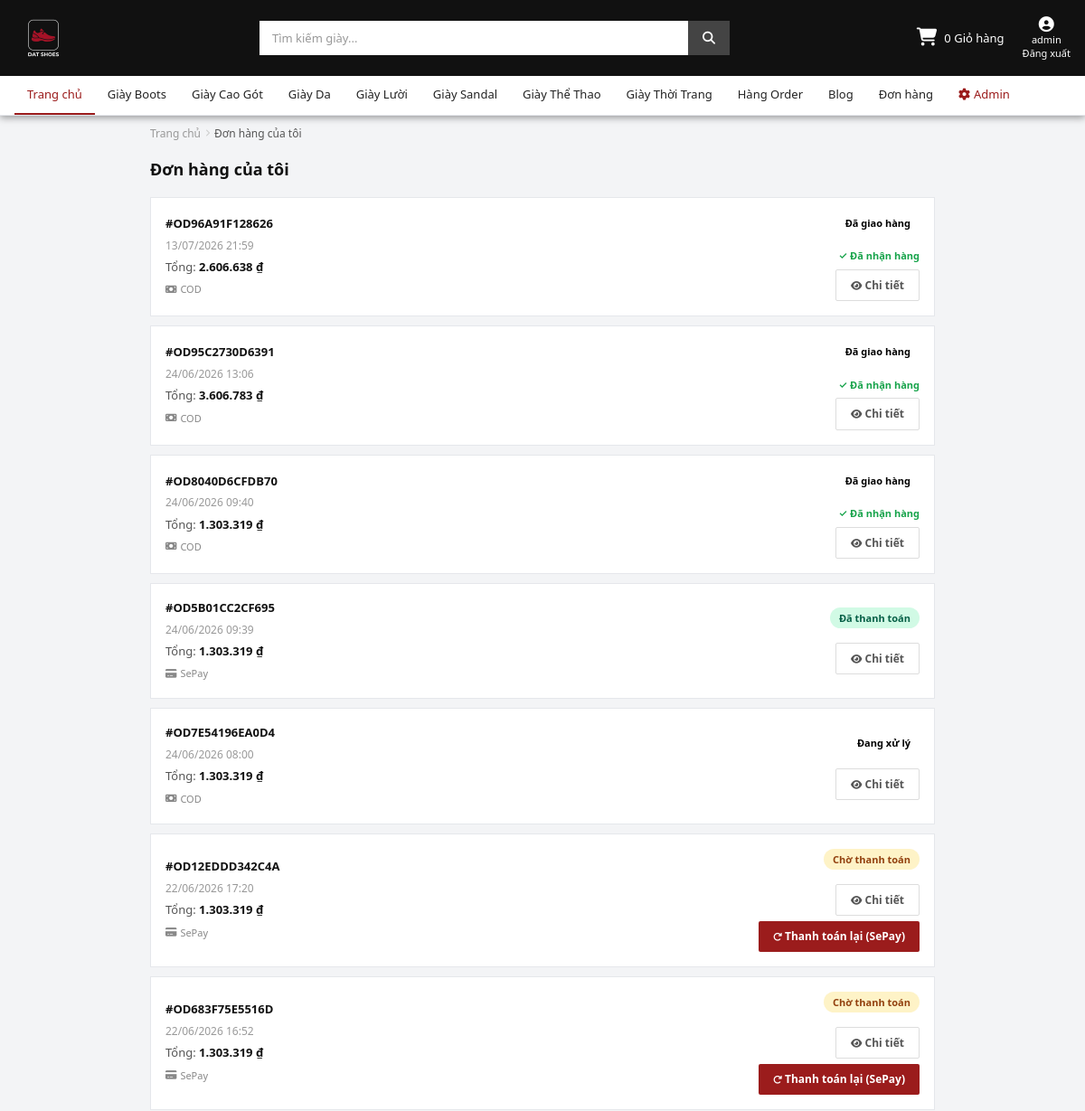
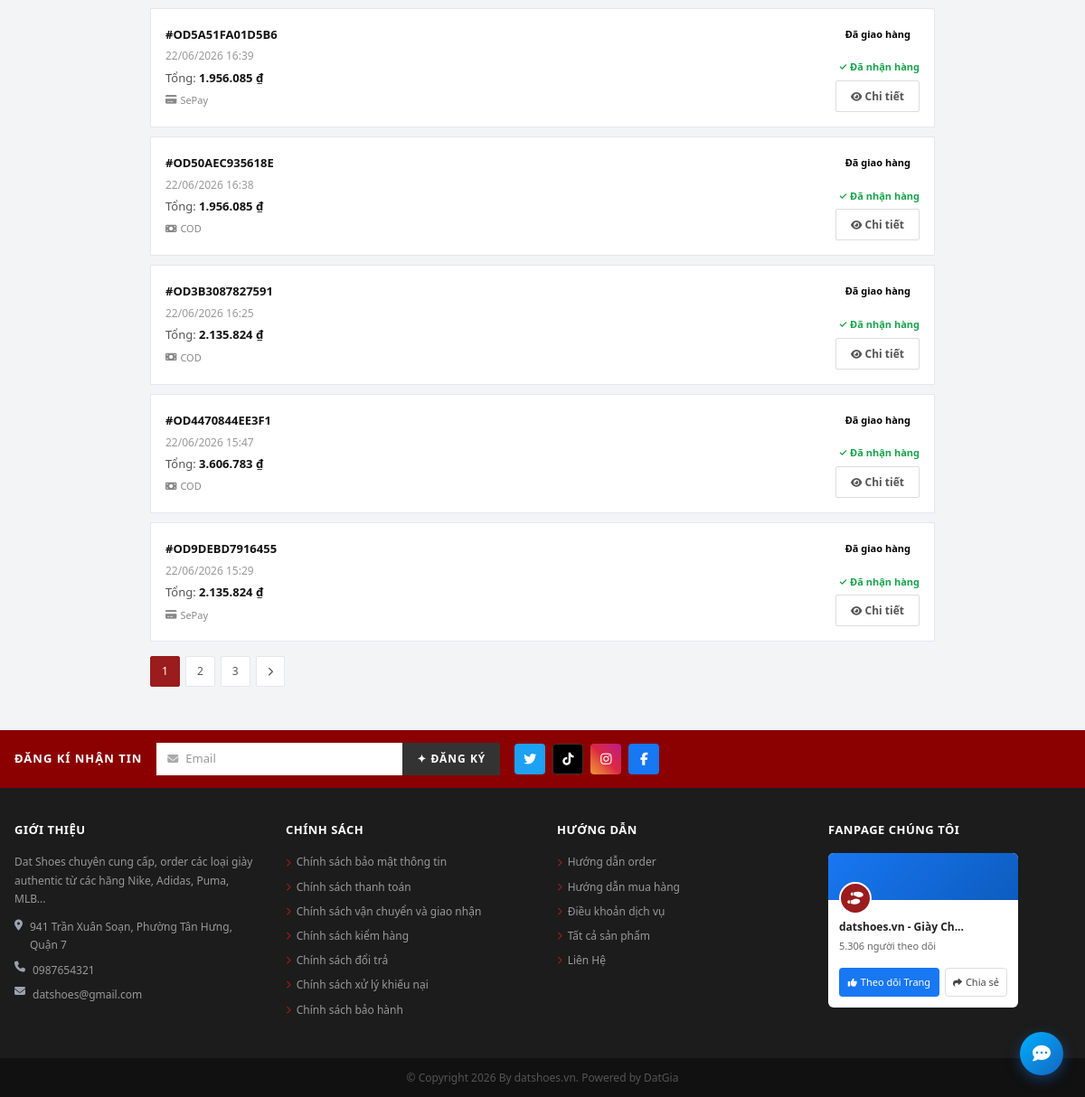
The app's page /cart/orders/ (signed in), older data (2 pictures, top to bottom).
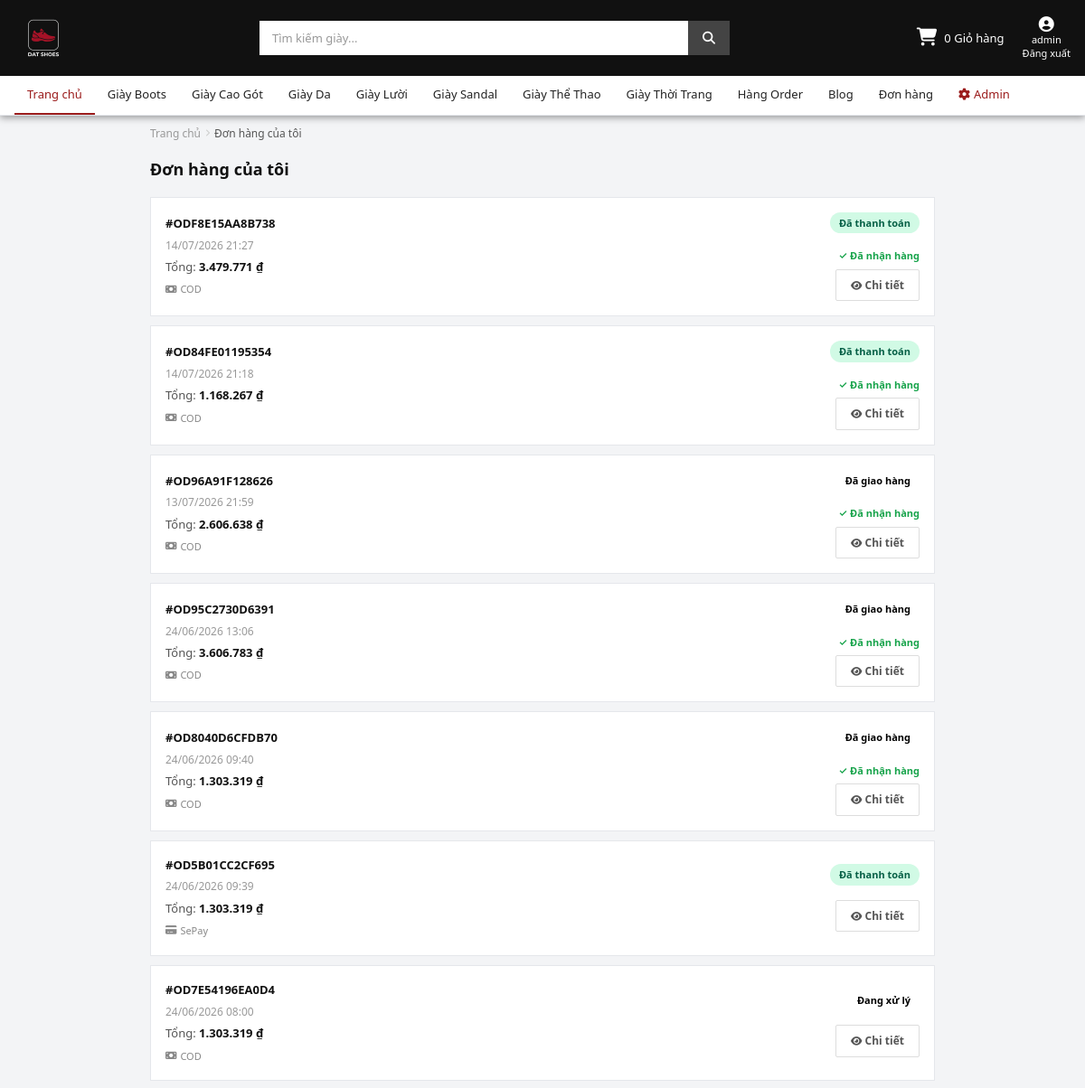
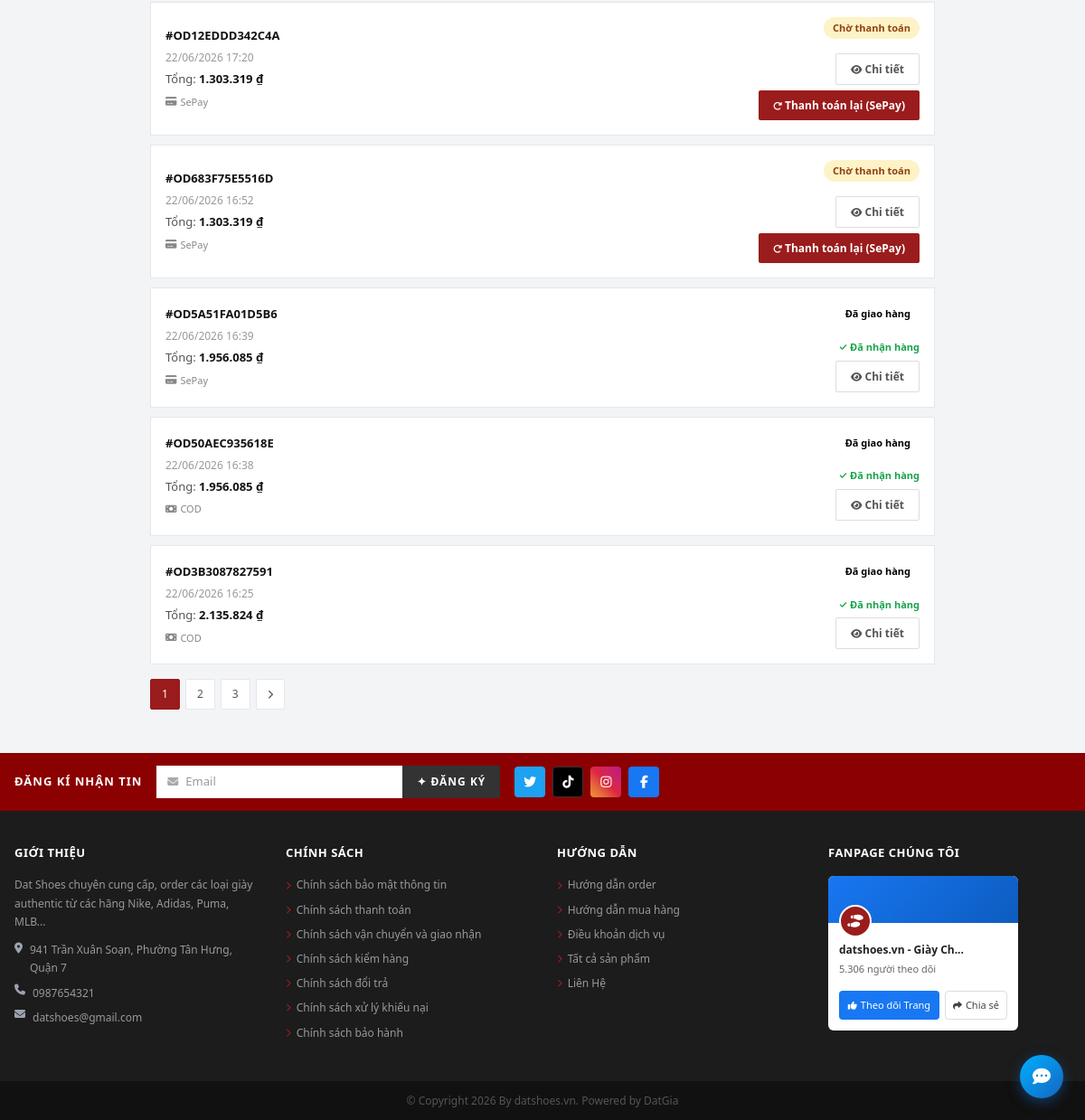
The same page, newer data (2 pictures, top to bottom).
### apps/products/models.py (models this page shows, shortened)
class Category(models.Model):
    name = models.CharField(max_length=100, unique=True,
                            verbose_name="Tên loại giày")
    slug = models.SlugField(max_length=120, unique=True, blank=True)
    description = models.TextField(blank=True, verbose_name="Mô tả")
    image = models.ImageField(upload_to='categories/', blank=True, null=True)
    is_active = models.BooleanField(default=True)
    class Meta:
        verbose_name = "Danh mục"
        verbose_name_plural = "Danh mục"

### apps/cart/models.py (models this page shows, shortened)
class Order(models.Model):
    class PaymentStatus(models.TextChoices):
        PENDING = 'pending', 'Chờ thanh toán'
        PAID    = 'paid',    'Đã thanh toán'
        FAILED  = 'failed',  'Thanh toán thất bại'
    class OrderStatus(models.TextChoices):
        NEW        = 'new',        'Mới tạo'
        PROCESSING = 'processing', 'Đang xử lý'
        SHIPPED    = 'shipped',    'Đang giao hàng'
        DELIVERED  = 'delivered',  'Đã giao hàng'
        CANCELLED  = 'cancelled',  'Đã hủy'
    class Status(models.TextChoices):
        PENDING     = 'pending',     'Chờ thanh toán'
        PAID        = 'paid',        'Đã thanh toán'
        PROCESSING  = 'processing',  'Đang xử lý'
        SHIPPED     = 'shipped',     'Đang giao hàng'
        DELIVERED   = 'delivered',   'Đã giao hàng'
        FAILED      = 'failed',      'Thanh toán thất bại'
        CANCELLED   = 'cancelled',   'Đã hủy'
    class PaymentMethod(models.TextChoices):
        MOMO  = 'momo',  'MoMo'
        SEPAY = 'sepay', 'SePay'
        COD   = 'cod',   'COD'
    user = models.ForeignKey(
        settings.AUTH_USER_MODEL,
        on_delete=models.SET_NULL,
        null=True, blank=True,
        related_name='orders',
    )
    code        = models.CharField(max_length=32, unique=True, blank=True)
    full_name   = models.CharField(max_length=120, blank=True)
    phone       = models.CharField(max_length=20, blank=True)
    email       = models.EmailField(blank=True)
    address     = models.CharField(max_length=255, blank=True)
    note        = models.TextField(blank=True)
    total_amount    = models.DecimalField(max_digits=12, decimal_places=0)
    discount_amount = models.DecimalField(max_digits=12, decimal_places=0, default=0, verbose_name='Số tiền giảm')
    voucher      = models.ForeignKey('Voucher', on_delete=models.SET_NULL, null=True, blank=True, related_name='orders')
    voucher_code = models.CharField(max_length=50, blank=True, verbose_name='Mã voucher (lưu lại)')
    payment_status = models.CharField(
        max_length=20,
        choices=PaymentStatus.choices,
        default=PaymentStatus.PENDING,
        verbose_name='Trạng thái thanh toán',
    )
    order_status = models.CharField(
        max_length=20,
        choices=OrderStatus.choices,
        default=OrderStatus.NEW,
        verbose_name='Trạng thái đơn hàng',
    )
    status = models.CharField(
        max_length=20,
        choices=Status.choices,
        default=Status.PENDING,
        verbose_name='Trạng thái (legacy)',
    )
    payment_method = models.CharField(max_length=20, choices=PaymentMethod.choices, default=PaymentMethod.MOMO)
    delivered_at       = models.DateTimeField(null=True, blank=True, verbose_name='Thời gian nhận hàng')
    delivery_confirmed = models.BooleanField(default=False, verbose_name='Đã xác nhận nhận hàng')
    momo_order_id        = models.CharField(max_length=100, blank=True, unique=True, null=True)
    momo_request_id      = models.CharField(max_length=100, blank=True, unique=True, null=True)
    momo_trans_id        = models.CharField(max_length=100, blank=True, null=True)
    momo_result_code     = models.IntegerField(blank=True, null=True)
    momo_message         = models.CharField(max_length=255, blank=True)
    momo_pay_url         = models.URLField(blank=True)
    momo_response_payload = models.TextField(blank=True)
    sepay_invoice_number = models.CharField(max_length=64, blank=True, verbose_name='SePay invoice number')
    sepay_transaction_id = models.CharField(max_length=100, blank=True, null=True, verbose_name='SePay transaction ID')
    sepay_pay_url        = models.URLField(blank=True, verbose_name='SePay checkout URL')
    sepay_status         = models.CharField(max_length=32, blank=True, verbose_name='SePay order status')
    sepay_ipn_payload    = models.TextField(blank=True, verbose_name='SePay IPN raw payload')
    created_at = models.DateTimeField(auto_now_add=True)
    updated_at = models.DateTimeField(auto_now=True)
    class Meta:
        ordering = ['-created_at']
        verbose_name = 'Đơn hàng'
        verbose_name_plural = 'Đơn hàng'

### apps/cart/views.py (the view)
# urls.py: path('orders/', views.orders_list, name='orders_list'),
def orders_list(request):
    qs = Order.objects.filter(user=request.user).order_by("-created_at")
    paginator = Paginator(qs, 12)
    page = request.GET.get("page")
    page_obj = paginator.get_page(page)
    return render(
        request,
        "orders/order_list.html",
        {"page_obj": page_obj, "paginator": paginator},
    )

### templates/orders/order_list.html (shortened to what this page needs)
{% extends 'base.html' %}
{% load static %}
{% load format_money %}
{% block content %}
<div class="ol-page">
<div class="ol-container">
  <nav class="ol-bc">
    <a href="{% url 'landing' %}">Trang chủ</a>
    <i class="fas fa-chevron-right"></i>
    <span style="color:#555;">Đơn hàng của tôi</span>
  </nav>
  <div class="ol-header">Đơn hàng của tôi</div>
  {% if page_obj.object_list %}
    {% for order in page_obj.object_list %}
    <div class="ol-card">
      <div>
        <div class="ol-code">#{{ order.code }}</div>
        <div class="ol-date">{{ order.created_at|date:"d/m/Y H:i" }}</div>
        <div class="ol-total">
          Tổng: <strong>{{ order.total_amount|vnd }}</strong>
        </div>
        <div class="ol-method">
          {% if order.payment_method == 'sepay' %}
            <i class="fas fa-credit-card"></i> SePay
          {% elif order.payment_method == 'momo' %}
            <i class="fas fa-wallet"></i> MoMo
          {% else %}
            <i class="fas fa-money-bill"></i> {{ order.get_payment_method_display }}
          {% endif %}
        </div>
      </div>
      <div class="ol-actions">
        <span class="ol-status {{ order.status }}">{{ order.get_status_display }}</span>
        {% if order.delivery_confirmed %}
        <span style="font-size:11px; color:#16a34a; font-weight:600;">✓ Đã nhận hàng</span>
        {% endif %}
        <a href="{% url 'cart:order_detail' order.code %}" class="btn-ol-detail">
          <i class="fas fa-eye" style="font-size:11px;"></i> Chi tiết
        </a>
        {% if order.status == 'pending' or order.status == 'failed' %}
        <form action="{% url 'cart:order_retry' order.code %}" method="post">
          <button type="submit" class="btn-ol-retry">
            <i class="fas fa-redo" style="font-size:10px;"></i>
            Thanh toán lại
            {% if order.payment_method == 'sepay' %}(SePay){% elif order.payment_method == 'momo' %}(MoMo){% endif %}
          </button>
        </form>
        {% endif %}
      </div>
    </div>
    {% endfor %}
    <div class="ol-pagination">
      {% for num in paginator.page_range %}
      <a href="?page={{ num }}" class="ol-page-btn {% if num == page_obj.number %}active{% endif %}">{{ num }}</a>
      {% endfor %}
      {% if page_obj.has_next %}
      <a href="?page={{ page_obj.next_page_number }}" class="ol-page-btn">
        <i class="fas fa-chevron-right" style="font-size:10px;"></i>
      </a>
      {% endif %}
    </div>
  {% else %}
  <div class="ol-empty">
    <div><i class="fas fa-receipt"></i></div>
    <p>Bạn chưa có đơn hàng nào.</p>
    <a href="{% url 'products:product_list' %}">Mua sắm ngay</a>
  </div>
  {% endif %}
</div>
</div>
{% endblock %}

### templates/base.html (shortened to what this page needs)
{% load static %}
<!doctype html>
<html lang="vi">
<head>
	<link rel="stylesheet" href="https://cdnjs.cloudflare.com/ajax/libs/font-awesome/6.6.0/css/all.min.css" />
	<link rel="stylesheet" href="{% static 'css/main.css' %}" />
</head>
<body>
	<header class="site-header" style="position:sticky; top:0; z-index:100;">
		<div style="max-width:1200px; margin:0 auto; padding:10px 16px; display:flex; align-items:center; justify-content: space-between;gap:16px;">
			<a href="{% url 'landing' %}" style="flex-shrink:0; display:block;">
				<img src="{% static 'images/logo.png' %}" alt="Dat Shoes" style="height:64px; width:auto; display:block;" />
			</a>
			<div class="header-center" style="flex:1; display:flex; justify-content:center;">
				<form class="search-bar" method="get" action="{% url 'products:product_list' %}">
					<input type="text" name="q" placeholder="Tìm kiếm giày..." value="{{ request.GET.q }}"
						aria-label="Tìm kiếm sản phẩm" />
					<button type="submit" aria-label="Tìm kiếm"><i class="fas fa-search"></i></button>
				</form>
			</div>
			<div class="header-util" style="flex-shrink:0;">
				<a href="{% url 'cart:cart_detail' %}" class="cart-link">
					<div class="cart-icon">
						<i class="fas fa-shopping-cart"></i>
					</div>
					<span>{{ cart_count|default:0 }} Giỏ hàng</span>
				</a>
				{% if user.is_authenticated %}
				<a href="{% url 'accounts:logout' %}" class="util-link">
					<i class="fas fa-user-circle"></i>
					<span>{{ user.username|truncatechars:10 }}</span>
					<span>Đăng xuất</span>
				</a>
				{% else %}
				<a href="{% url 'accounts:login' %}" class="util-link">
					<i class="fas fa-user"></i>
					<span>Đăng nhập</span>
					<span>Đăng ký</span>
				</a>
				{% endif %}
			</div>
		</div>
		<nav class="site-nav">
			<div style="max-width:1200px; margin:0 auto; padding:0 16px;">
				<ul class="nav-list" id="mainNavList">
					<li class="active">
						<a href="{% url 'landing' %}">Trang chủ</a>
					</li>
					{% for category in categories %}
					<li>
						<a href="{% url 'products:category_detail' category.slug %}">
							{{ category.name }}
						</a>
					</li>
					{% endfor %}
					<li><a href="#">Hàng Order</a></li>
					<li><a href="#">Blog</a></li>
					{% if user.is_authenticated %}
					<li><a href="{% url 'cart:orders_list' %}">Đơn hàng</a></li>
					{% endif %}
					{% if user.is_staff %}
					<li>
						<a href="{% url 'admin:index' %}" style="color: var(--dee-red);">
							<i class="fas fa-cog"></i> Admin
						</a>
					</li>
					{% endif %}
				</ul>
			</div>
		</nav>
	</header>
	<main>
		{% block content %}{% endblock %}
	</main>
	<footer>
		<div class="footer-newsletter">
			<div class="newsletter-inner">
				<span class="newsletter-title">ĐĂNG KÍ NHẬN TIN</span>
				<form class="newsletter-form">
					<div class="email-wrap">
						<i class="fas fa-envelope"></i>
						<input type="email" placeholder="Email" aria-label="Email đăng ký nhận tin" />
					</div>
					<button type="submit">✦ ĐĂNG KÝ</button>
				</form>
				<div class="social-icons">
					<a href="#" class="social-icon social-twitter" aria-label="Twitter">
						<i class="fab fa-twitter"></i>
					</a>
					<a href="#" class="social-icon social-tiktok" aria-label="TikTok">
						<i class="fab fa-tiktok"></i>
					</a>
					<a href="#" class="social-icon social-ig" aria-label="Instagram">
						<i class="fab fa-instagram"></i>
					</a>
					<a href="#" class="social-icon social-fb" aria-label="Facebook">
						<i class="fab fa-facebook-f"></i>
					</a>
				</div>
			</div>
		</div>
		<div class="footer-main">
			<div class="footer-grid">
				<div class="footer-col">
					<h5 class="footer-col-title">GIỚI THIỆU</h5>
					<p>Dat Shoes chuyên cung cấp, order các loại giày authentic từ các hãng Nike, Adidas, Puma, MLB...
					</p>
					<address>
						<div style="display:flex; gap:8px; margin-top:10px;">
							<i class="fas fa-map-marker-alt" style="color:#9ca3af; margin-top:2px; flex-shrink:0;"></i>
							<span>941 Trần Xuân Soạn, Phường Tân Hưng, Quận 7</span>
						</div>
						<div style="display:flex; gap:8px; margin-top:8px;">
							<i class="fas fa-phone" style="color:#9ca3af; flex-shrink:0;"></i>
							<span>0987654321</span>
						</div>
						<div style="display:flex; gap:8px; margin-top:6px;">
							<i class="fas fa-envelope" style="color:#9ca3af; flex-shrink:0;"></i>
							<span>datshoes@gmail.com</span>
						</div>
					</address>
				</div>
				<div class="footer-col">
					<h5 class="footer-col-title">CHÍNH SÁCH</h5>
					<ul class="footer-col-links">
						<li><a href="#"><i class="fas fa-chevron-right"></i>Chính sách bảo mật thông tin</a></li>
						<li><a href="#"><i class="fas fa-chevron-right"></i>Chính sách thanh toán</a></li>
						<li><a href="#"><i class="fas fa-chevron-right"></i>Chính sách vận chuyển và giao nhận</a></li>
						<li><a href="#"><i class="fas fa-chevron-right"></i>Chính sách kiểm hàng</a></li>
						<li><a href="#"><i class="fas fa-chevron-right"></i>Chính sách đổi trả</a></li>
						<li><a href="#"><i class="fas fa-chevron-right"></i>Chính sách xử lý khiếu nại</a></li>
						<li><a href="#"><i class="fas fa-chevron-right"></i>Chính sách bảo hành</a></li>
					</ul>
				</div>
				<div class="footer-col">
					<h5 class="footer-col-title">HƯỚNG DẪN</h5>
					<ul class="footer-col-links">
						<li><a href="#"><i class="fas fa-chevron-right"></i>Hướng dẫn order</a></li>
						<li><a href="#"><i class="fas fa-chevron-right"></i>Hướng dẫn mua hàng</a></li>
						<li><a href="#"><i class="fas fa-chevron-right"></i>Điều khoản dịch vụ</a></li>
						<li><a href="{% url 'products:product_list' %}"><i class="fas fa-chevron-right"></i>Tất cả sản
								phẩm</a></li>
						<li><a href="#"><i class="fas fa-chevron-right"></i>Liên Hệ</a></li>
					</ul>
				</div>
				<div class="footer-col">
					<h5 class="footer-col-title">FANPAGE CHÚNG TÔI</h5>
					<div class="fanpage-widget">
						<div class="fanpage-cover">
							<div class="fanpage-avatar">
								<i class="fas fa-shoe-prints"></i>
							</div>
						</div>
						<div class="fanpage-info">
							<div class="fanpage-name">datshoes.vn - Giày Ch...</div>
							<div class="fanpage-followers">5.306 người theo dõi</div>
						</div>
						<div class="fanpage-actions">
							<button class="btn-follow">
								<i class="fas fa-thumbs-up" style="font-size:10px;"></i> Theo dõi Trang
							</button>
							<button class="btn-share">
								<i class="fas fa-share" style="font-size:10px;"></i> Chia sẻ
							</button>
						</div>
					</div>
				</div>
			</div>
		</div>
		<div class="footer-copyright">
			<p>© Copyright 2026 By datshoes.vn. Powered by DatGia</p>
		</div>
	</footer>
	<div class="float-chat">
		<button aria-label="Chat với chúng tôi" title="Chat ngay">
			<i class="fas fa-comment-dots"></i>
		</button>
	</div>
</body>
</html>

Row changes from the older to the newer data that the page shows:
no longer on this page (row unchanged): Order: code "OD4470844EE3F1", created_at "22/06/2026 15:47", total_amount|vnd "3.606.783 ₫", payment_method "COD", status "Đã giao hàng", delivery_confirmed "✓ Đã nhận hàng"
no longer on this page (row unchanged): Order: code "OD9DEBD7916455", created_at "22/06/2026 15:29", total_amount|vnd "2.135.824 ₫", payment_method "sepay" (drawn), status "Đã giao hàng", delivery_confirmed "✓ Đã nhận hàng"
added Order: code "ODF8E15AA8B738", created_at "14/07/2026 21:27", total_amount|vnd "3.479.771 ₫", payment_method "COD", status "Đã thanh toán", delivery_confirmed "✓ Đã nhận hàng"
added Order: code "OD84FE01195354", created_at "14/07/2026 21:18", total_amount|vnd "1.168.267 ₫", payment_method "COD", status "Đã thanh toán", delivery_confirmed "✓ Đã nhận hàng"
